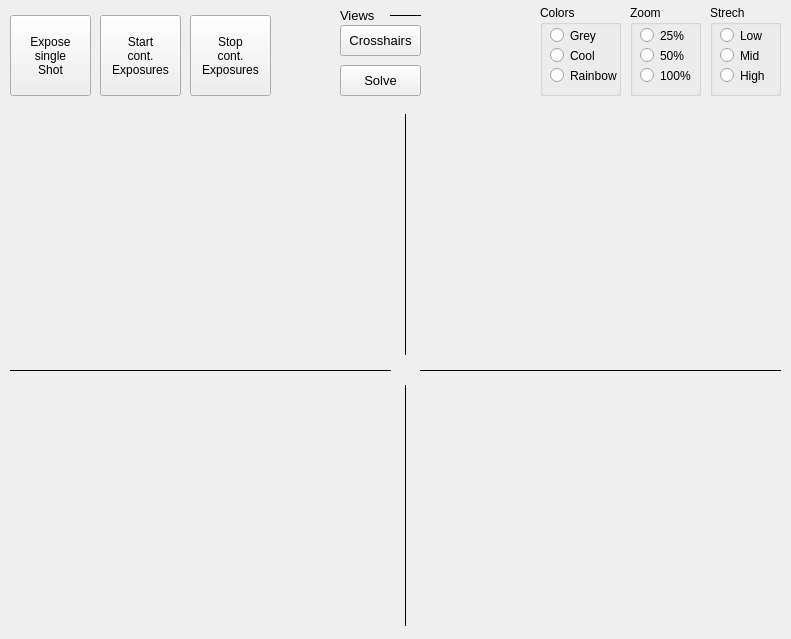
<?xml version="1.0" encoding="UTF-8"?>
<ui version="4.0">
 <class>ImageDialog</class>
 <widget class="QWidget" name="ImageDialog">
  <property name="geometry">
   <rect>
    <x>0</x>
    <y>0</y>
    <width>791</width>
    <height>639</height>
   </rect>
  </property>
  <property name="windowTitle">
   <string>Image</string>
  </property>
  <widget class="QWidget" name="image" native="true">
   <property name="geometry">
    <rect>
     <x>0</x>
     <y>105</y>
     <width>791</width>
     <height>531</height>
    </rect>
   </property>
   <property name="autoFillBackground">
    <bool>true</bool>
   </property>
  </widget>
  <widget class="QPushButton" name="btn_expose">
   <property name="geometry">
    <rect>
     <x>10</x>
     <y>15</y>
     <width>81</width>
     <height>81</height>
    </rect>
   </property>
   <property name="toolTip">
    <string>&lt;html&gt;&lt;head/&gt;&lt;body&gt;&lt;p&gt;Single exposure&lt;/p&gt;&lt;/body&gt;&lt;/html&gt;</string>
   </property>
   <property name="text">
    <string>Expose
single
Shot</string>
   </property>
  </widget>
  <widget class="QPushButton" name="btn_crosshair">
   <property name="geometry">
    <rect>
     <x>340</x>
     <y>25</y>
     <width>81</width>
     <height>31</height>
    </rect>
   </property>
   <property name="font">
    <font>
     <pointsize>10</pointsize>
    </font>
   </property>
   <property name="text">
    <string>Crosshairs</string>
   </property>
  </widget>
  <widget class="QGroupBox" name="groupBox_2">
   <property name="geometry">
    <rect>
     <x>710</x>
     <y>5</y>
     <width>71</width>
     <height>91</height>
    </rect>
   </property>
   <property name="title">
    <string>Strech</string>
   </property>
   <widget class="QRadioButton" name="btn_strechLow">
    <property name="geometry">
     <rect>
      <x>10</x>
      <y>20</y>
      <width>61</width>
      <height>21</height>
     </rect>
    </property>
    <property name="text">
     <string>Low</string>
    </property>
   </widget>
   <widget class="QRadioButton" name="btn_strechMid">
    <property name="geometry">
     <rect>
      <x>10</x>
      <y>40</y>
      <width>61</width>
      <height>21</height>
     </rect>
    </property>
    <property name="text">
     <string>Mid</string>
    </property>
   </widget>
   <widget class="QRadioButton" name="btn_strechHigh">
    <property name="geometry">
     <rect>
      <x>10</x>
      <y>60</y>
      <width>61</width>
      <height>21</height>
     </rect>
    </property>
    <property name="text">
     <string>High</string>
    </property>
   </widget>
  </widget>
  <widget class="QGroupBox" name="groupBox_3">
   <property name="geometry">
    <rect>
     <x>630</x>
     <y>5</y>
     <width>71</width>
     <height>91</height>
    </rect>
   </property>
   <property name="title">
    <string>Zoom</string>
   </property>
   <widget class="QRadioButton" name="btn_size25">
    <property name="geometry">
     <rect>
      <x>10</x>
      <y>20</y>
      <width>51</width>
      <height>21</height>
     </rect>
    </property>
    <property name="text">
     <string>25%</string>
    </property>
   </widget>
   <widget class="QRadioButton" name="btn_size50">
    <property name="geometry">
     <rect>
      <x>10</x>
      <y>40</y>
      <width>51</width>
      <height>21</height>
     </rect>
    </property>
    <property name="text">
     <string>50%</string>
    </property>
   </widget>
   <widget class="QRadioButton" name="btn_size100">
    <property name="geometry">
     <rect>
      <x>10</x>
      <y>60</y>
      <width>51</width>
      <height>21</height>
     </rect>
    </property>
    <property name="text">
     <string>100%</string>
    </property>
   </widget>
  </widget>
  <widget class="QPushButton" name="btn_solve">
   <property name="geometry">
    <rect>
     <x>340</x>
     <y>65</y>
     <width>81</width>
     <height>31</height>
    </rect>
   </property>
   <property name="font">
    <font>
     <pointsize>10</pointsize>
    </font>
   </property>
   <property name="text">
    <string>Solve</string>
   </property>
  </widget>
  <widget class="QGroupBox" name="groupBox_4">
   <property name="geometry">
    <rect>
     <x>540</x>
     <y>5</y>
     <width>81</width>
     <height>91</height>
    </rect>
   </property>
   <property name="title">
    <string>Colors</string>
   </property>
   <widget class="QRadioButton" name="btn_colorGrey">
    <property name="geometry">
     <rect>
      <x>10</x>
      <y>20</y>
      <width>61</width>
      <height>21</height>
     </rect>
    </property>
    <property name="toolTip">
     <string>&lt;html&gt;&lt;head/&gt;&lt;body&gt;&lt;p&gt;Color scheme black /white&lt;/p&gt;&lt;/body&gt;&lt;/html&gt;</string>
    </property>
    <property name="text">
     <string>Grey</string>
    </property>
   </widget>
   <widget class="QRadioButton" name="btn_colorCool">
    <property name="geometry">
     <rect>
      <x>10</x>
      <y>40</y>
      <width>61</width>
      <height>21</height>
     </rect>
    </property>
    <property name="toolTip">
     <string>&lt;html&gt;&lt;head/&gt;&lt;body&gt;&lt;p&gt;Color scheme red/blue&lt;/p&gt;&lt;/body&gt;&lt;/html&gt;</string>
    </property>
    <property name="text">
     <string>Cool</string>
    </property>
   </widget>
   <widget class="QRadioButton" name="btn_colorRainbow">
    <property name="geometry">
     <rect>
      <x>10</x>
      <y>60</y>
      <width>71</width>
      <height>21</height>
     </rect>
    </property>
    <property name="toolTip">
     <string>&lt;html&gt;&lt;head/&gt;&lt;body&gt;&lt;p&gt;Color scheme rainbow&lt;/p&gt;&lt;/body&gt;&lt;/html&gt;</string>
    </property>
    <property name="text">
     <string>Rainbow</string>
    </property>
   </widget>
  </widget>
  <widget class="QPushButton" name="btn_startContExposures">
   <property name="geometry">
    <rect>
     <x>100</x>
     <y>15</y>
     <width>81</width>
     <height>81</height>
    </rect>
   </property>
   <property name="toolTip">
    <string>&lt;html&gt;&lt;head/&gt;&lt;body&gt;&lt;p&gt;Starting taking continously exposures&lt;/p&gt;&lt;/body&gt;&lt;/html&gt;</string>
   </property>
   <property name="text">
    <string>Start
cont.
Exposures</string>
   </property>
  </widget>
  <widget class="QPushButton" name="btn_stopContExposures">
   <property name="geometry">
    <rect>
     <x>190</x>
     <y>15</y>
     <width>81</width>
     <height>81</height>
    </rect>
   </property>
   <property name="toolTip">
    <string>&lt;html&gt;&lt;head/&gt;&lt;body&gt;&lt;p&gt;Stopping taking continously exposures&lt;/p&gt;&lt;/body&gt;&lt;/html&gt;</string>
   </property>
   <property name="text">
    <string>Stop
cont.
Exposures</string>
   </property>
  </widget>
  <widget class="QLabel" name="label_82">
   <property name="geometry">
    <rect>
     <x>340</x>
     <y>5</y>
     <width>51</width>
     <height>21</height>
    </rect>
   </property>
   <property name="font">
    <font>
     <pointsize>10</pointsize>
    </font>
   </property>
   <property name="text">
    <string>Views</string>
   </property>
  </widget>
  <widget class="Line" name="line_14">
   <property name="geometry">
    <rect>
     <x>390</x>
     <y>5</y>
     <width>31</width>
     <height>21</height>
    </rect>
   </property>
   <property name="frameShadow">
    <enum>QFrame::Plain</enum>
   </property>
   <property name="orientation">
    <enum>Qt::Horizontal</enum>
   </property>
  </widget>
  <widget class="Line" name="cross4">
   <property name="geometry">
    <rect>
     <x>395</x>
     <y>385</y>
     <width>21</width>
     <height>241</height>
    </rect>
   </property>
   <property name="frameShadow">
    <enum>QFrame::Plain</enum>
   </property>
   <property name="orientation">
    <enum>Qt::Vertical</enum>
   </property>
  </widget>
  <widget class="Line" name="cross2">
   <property name="geometry">
    <rect>
     <x>395</x>
     <y>114</y>
     <width>21</width>
     <height>241</height>
    </rect>
   </property>
   <property name="frameShadow">
    <enum>QFrame::Plain</enum>
   </property>
   <property name="orientation">
    <enum>Qt::Vertical</enum>
   </property>
  </widget>
  <widget class="Line" name="cross1">
   <property name="geometry">
    <rect>
     <x>10</x>
     <y>360</y>
     <width>381</width>
     <height>20</height>
    </rect>
   </property>
   <property name="font">
    <font>
     <pointsize>10</pointsize>
    </font>
   </property>
   <property name="frameShadow">
    <enum>QFrame::Plain</enum>
   </property>
   <property name="orientation">
    <enum>Qt::Horizontal</enum>
   </property>
  </widget>
  <widget class="Line" name="cross3">
   <property name="geometry">
    <rect>
     <x>420</x>
     <y>360</y>
     <width>361</width>
     <height>20</height>
    </rect>
   </property>
   <property name="font">
    <font>
     <pointsize>10</pointsize>
    </font>
   </property>
   <property name="frameShadow">
    <enum>QFrame::Plain</enum>
   </property>
   <property name="orientation">
    <enum>Qt::Horizontal</enum>
   </property>
  </widget>
 </widget>
 <resources/>
 <connections/>
</ui>
